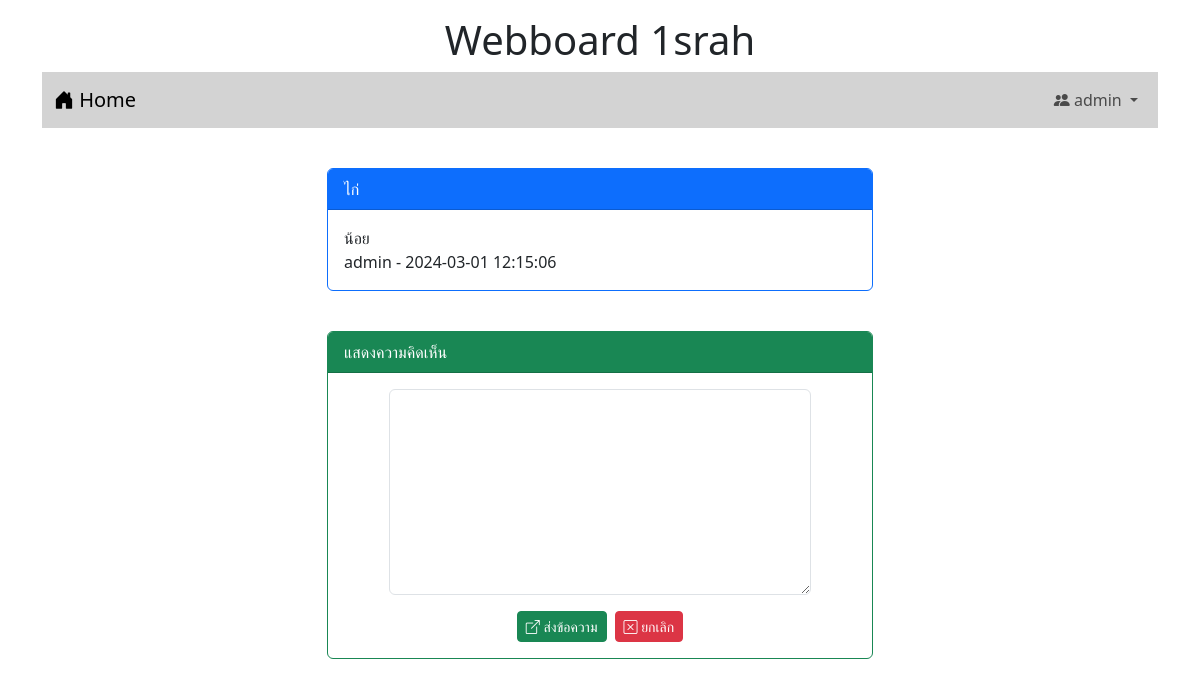
Screenshot of /post.php?id=6 (signed in) with the database file from the repository.
### tables this page shows
CREATE TABLE `post` (
  `id` int(11) NOT NULL,
  `title` varchar(128) NOT NULL,
  `content` varchar(2048) NOT NULL,
  `post_date` datetime NOT NULL,
  `cat_id` int(11) NOT NULL,
  `user_id` int(11) NOT NULL
);

CREATE TABLE `user` (
  `id` int(11) NOT NULL,
  `login` varchar(32) NOT NULL,
  `password` varchar(64) NOT NULL,
  `name` varchar(64) NOT NULL,
  `gender` char(1) NOT NULL,
  `email` varchar(32) NOT NULL,
  `role` char(1) NOT NULL
);

### post.php (the view, shortened to what this page needs)
<!DOCTYPE html>
<html lang="en">
<head>
    <link href="https://cdn.jsdelivr.net/npm/bootstrap@5.3.2/dist/css/bootstrap.min.css" rel="stylesheet">
    <link rel="stylesheet" href="https://cdn.jsdelivr.net/npm/bootstrap-icons@1.11.3/font/bootstrap-icons.min.css">
</head>
<body>
    <div class="container-lg">
        <h1 style="text-align: center;" class="mt-3">Webboard 1srah</h1>
        <?php include "nav.php"; ?>
        <div class="row mt-4">
            <div class="col-lg-3 col-md-2 col-sm-1"></div>
            <div class="col-lg-6 col-md-8 col-sm-10">
                <?php
                    $conn = new PDO("mysql:host=localhost;dbname=webboard;charset=utf8","root","");
                    $sql = "SELECT t1.title,t1.content,t1.post_date,t2.login FROM post AS t1
                    INNER JOIN user as t2 ON (t1.user_id=t2.id) WHERE t1.id = $_GET[id]";
                    $result = $conn->query($sql);
                    while($row = $result->fetch()){
                        echo "<div class='card border-primary mt-3'>";
                        echo "<div class='card-header bg-primary text-white'>$row[0]</div>";
                        echo "<div class='card-body'>$row[1]<br>$row[3] - $row[2]</div>";
                        echo "</div>";
                    }
                    ?>
            </div>
        </div>
        <?php
            if(isset($_SESSION['id'])){
        ?>
        <div class="row mt-4">
            <div class="col-lg-3 col-md-2 col-sm-1"></div>
            <div class="col-lg-6 col-md-8 col-sm-10">
                <div class="card border-success mt-3">
                    <div class="card-header bg-success text-white">
                        แสดงความคิดเห็น
                    </div>
                    <div class="card-body">
                        <form action="post_save.php" method="post">
                            <div class="row mb-3 justify-content-center">
                                <div class="col-lg-10">
                                    <textarea name="comment" rows="8" class="form-control" required></textarea>
                                </div>
                            </div>
                            <div class="row">
                                <div class="col-lg-12 d-flex justify-content-center">
                                    <button type="submit" class="btn btn-success btn-sm text-white">
                                        <i class="bi bi-box-arrow-up-right"></i> ส่งข้อความ
                                    </button>
                                    <button type="reset" class="btn btn-danger btn-sm ms-2">
                                        <i class="bi bi-x-square"></i> ยกเลิก
                                    </button>
                                </div>
                            </div>
                        </form>
                    </div>
                </div>
                <br>
            </div>
        </div>
        <?php }
        ?>
    </div>
</body>
</html>

### rows the page displays
post: title "ไก่", content "น้อย", user.login "admin", post_date "2024-03-01 12:15:06"

### other values shown
$_SESSION[username] "admin"
